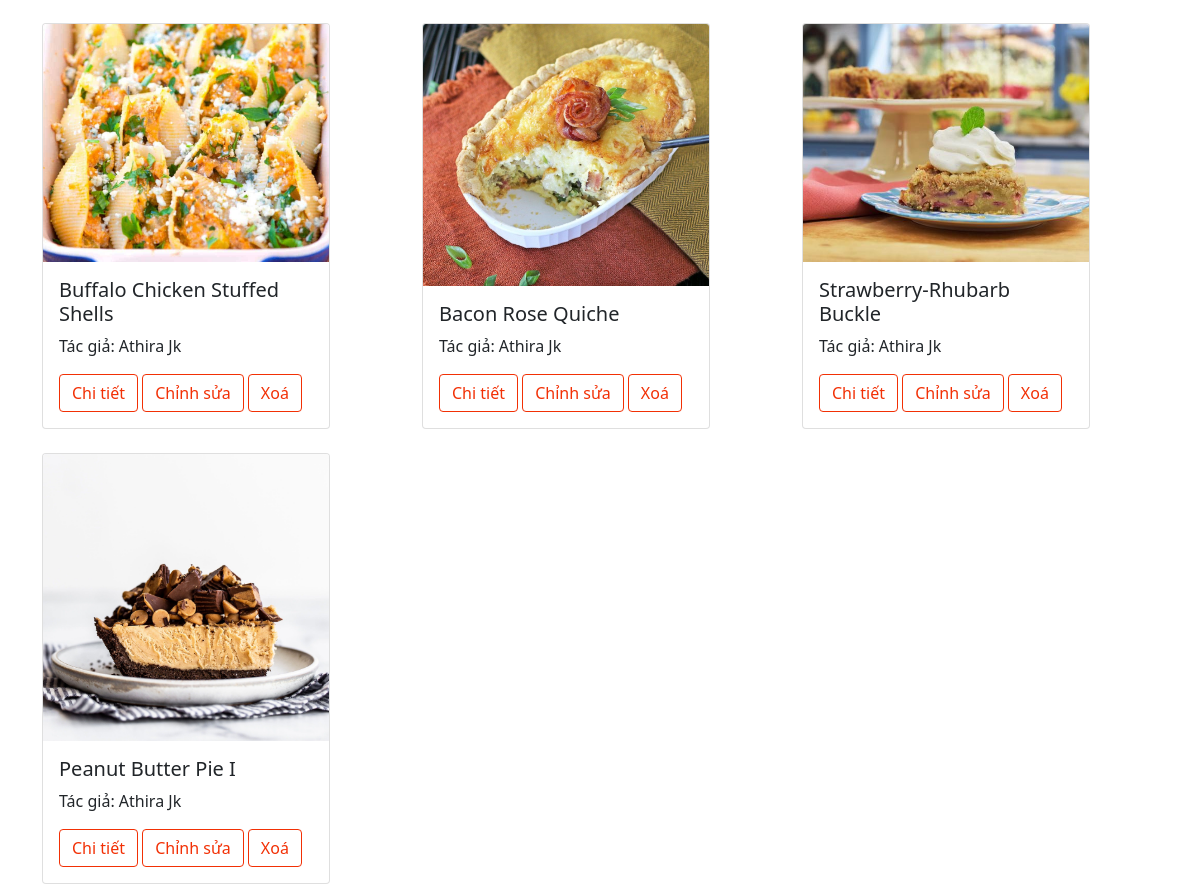
The app's page /users/viewprofile (signed in, lower part), older data.
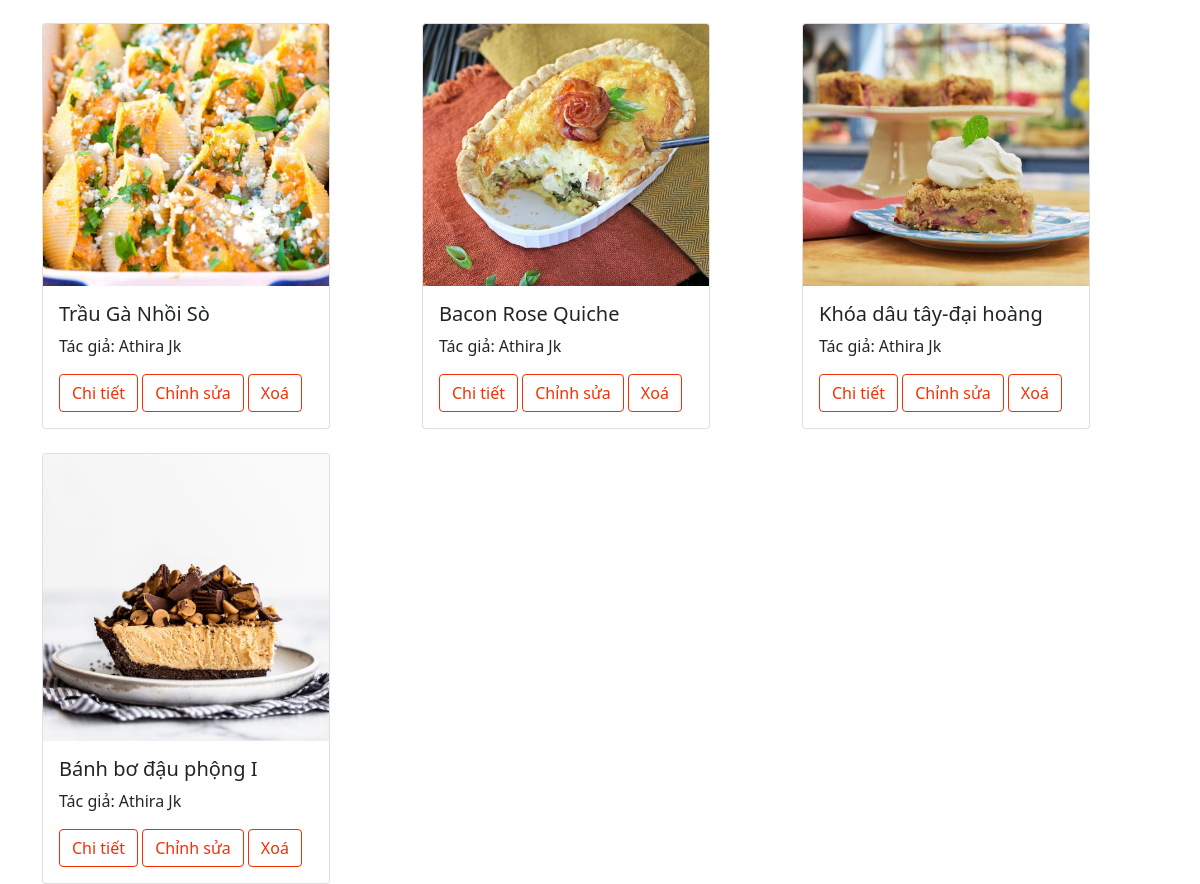
The same page, newer data.
### recipes/models.py (models this page shows, shortened)
class recipe(models.Model):
    recipe_name = models.CharField(max_length=120)
    ingredient = models.CharField(max_length=600)
    category = models.CharField(max_length=120)
    recipe_pic = models.ImageField(upload_to="images")
    How_to_make = models.CharField(max_length=600)
    created_by = models.ForeignKey(to=User,on_delete=models.CASCADE)

### users/views.py (the view)
# urls.py: path('viewprofile',views.ViewProfile.as_view(),name="viewprofile"),
class ViewProfile(TemplateView):
    context = {}
    template_name = 'users/viewprofile.html'
    def get(self,request,*args,**kwargs):
        user_id = request.user.id
        try:
            profile = Profile.objects.get(user=user_id)
            self.context['profile'] = profile
        except Exception:
            pass
        data = recipe.objects.filter(created_by=user_id)
        self.context['data'] = data
        return render(request,self.template_name,self.context)

### users/templates/users/viewprofile.html (shortened to what this page needs)
<!DOCTYPE html>
<html lang="en">
  <head>
    <link
      href="https://cdn.jsdelivr.net/npm/bootstrap@5.0.0-beta3/dist/css/bootstrap.min.css"
      rel="stylesheet"
    />
    {% load static %}
    <link rel="stylesheet" href="{% static 'users/css/viewprofile.css' %}" />
    <link rel="stylesheet" href="{% static 'home/css/home.css' %}" />
  </head>
  <body>
    {% include 'home/card.html' %}
  </body>
</html>

### home/templates/home/card.html (shortened to what this page needs)
<div class="container">
  <div class="row row-cols-1 row-cols-md-3 g-4">
    {% for obj in data %} {% if obj.created_by == request.user %}
    <div class="col-3">
      <div class="card h-100" style="width: 18rem">
        <img src="/{{obj.recipe_pic}}" class="card-img-top" alt="..." />
        <div class="card-body">
          <h5 class="card-title">{{obj.recipe_name}}</h5>
          <p class="card-text">
            Tác giả: {{obj.created_by.first_name}} {{obj.created_by.last_name}}
          </p>
          <a
            href="{% url 'viewrecipe' obj.pk %}"
            class="btn btn-outline-success"
            id="bt1"
            >Chi tiết</a
          >
          <a
            href="{% url 'editrecipe' obj.pk %}"
            class="btn btn-outline-success"
            id="bt2"
            >Chỉnh sửa</a
          >
          <a
            href="{% url 'deleterecipe' obj.pk %}"
            class="btn btn-outline-success"
            id="bt3"
            >Xoá</a
          >
        </div>
      </div>
    </div>
    {% endif %}
    {% endfor %}
  </div>
</div>

Row changes from the older to the newer data that the page shows:
changed recipe: recipe_name "Buffalo Chicken Stuffed Shells" → "Trầu Gà Nhồi Sò"
changed recipe: recipe_name "Strawberry-Rhubarb Buckle" → "Khóa dâu tây-đại hoàng"
changed recipe: recipe_name "Peanut Butter Pie I" → "Bánh bơ đậu phộng I"
